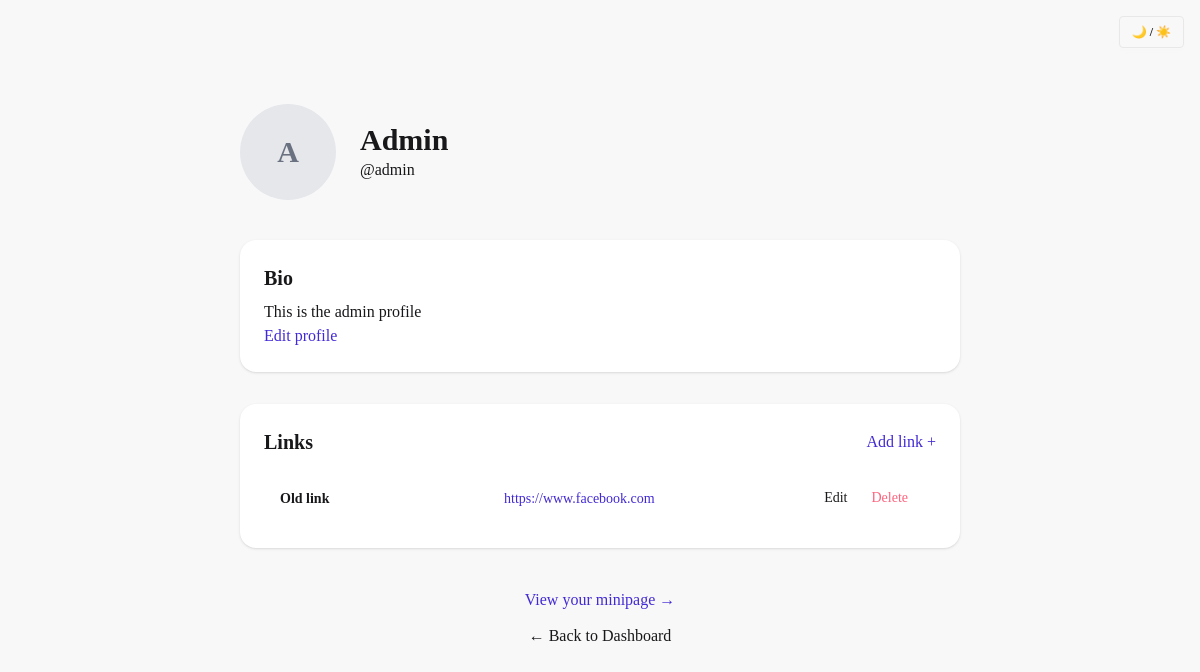
Screenshot of /profile/1 (signed in) with the database file from the repository.
### profiles/models.py (models this page shows)
class Profile(models.Model):
    user = models.OneToOneField(User, on_delete=models.CASCADE, related_name='profile')
    profile_name = models.CharField(max_length=100)
    bio = models.TextField()
    avatar = models.ForeignKey(
        "Avatar",
        on_delete=models.SET_NULL,
        null=True,
        blank=True,
        related_name='selected_avatar',
    )
    theme = models.CharField(
    max_length=50,
    default="light",
    choices=[
        ("light", "Bright"),
        ("dark", "Night"),
        ("cupcake", "Cupcake"),
        ("forest", "Nature"),
        ("dracula", "Dracula"),
        ("cyberpunk", "Retro Wave"),
        ("synthwave", "Neon"),
        ("retro", "Vintage"),
    ],
    )

class Link(models.Model):
    profile = models.ForeignKey(Profile, on_delete=models.CASCADE, related_name='links')
    title = models.CharField(max_length=100)
    url = models.URLField()

### profiles/views.py (the view)
# urls.py: path('<int:profile_id>', views.profile_detail, name='profile_detail'),
@login_required
def profile_detail(request, profile_id):
    profile = get_object_or_404(Profile, pk=profile_id)
    links = profile.links.all()
    if profile.user == request.user:
        return render(request, 'profiles/profile_detail.html',
                      {'profile': profile, 'links': links})
    else:
        messages.warning(request, "You are not allowed to see this page.")
        return redirect('core:home')

### profiles/templates/profiles/profile_detail.html
{% extends 'core/base.html' %}
{% block content %}
<div class="max-w-3xl mx-auto px-6">
    <div class="flex items-center gap-6 mb-10">
        {% if profile.avatar %}
        <div class="">
        <img src="{{ profile.avatar.image.url }}" alt="Current avatar" class="w-24 h-24 rounded-full object-cover border" />
        </div>
        {% else %}
        <div class="w-24 h-24 bg-gray-200 rounded-full flex items-center justify-center text-3xl font-semibold text-gray-500">
            {{ profile.profile_name|first|upper }}
        </div>
        {% endif %}
        <div>
            <h1 class="text-3xl font-bold">{{ profile.profile_name }}</h1>
            <p class="text-base-content">@{{ profile.user.username }}</p>
        </div>
    </div>
    <div class="bg-base-100 p-6 rounded-2xl shadow mb-8">
        <h2 class="text-xl font-semibold mb-2">Bio</h2>
        <p class="text-base-content">{{ profile.bio|default:"No bio added yet." }}</p>
        <a href="{% url 'profiles:edit_profile' profile.id %}"
           class="link link-primary link-hover">
            Edit profile
        </a>
    </div>
    <div class="bg-base-100 p-6 rounded-2xl shadow mb-8">
        <div class="flex items-center justify-between mb-4">
            <h2 class="text-xl font-semibold">Links</h2>
            <a href="{% url 'profiles:add_link' profile.id %}"
               class="link link-primary link-hover">
                Add link +
            </a>
        </div>
    {% if links %}
    <table class="table table-fixed">
        <tbody hx-confirm="Delete this link?" hx-target="closest tr" hx-swap="outerHTML swap:.5s">
        {% for link in links %}
            <tr class="hover:bg-base-300 bg-base-100 p-2 mb-1 rounded-2xl transition">
                <td class="font-semibold truncate">{{ link.title }}</td>
                <td class="truncate">
                    <a href="{{ link.url }}" target="_blank" class="link link-primary link-hover">
                            {{ link.url }}
                    </a></td>
                <td class="flex justify-end">
                    <a href="{% url 'profiles:edit_link' profile.id link.id %}"
                       class="px-3 py-1 text-sm text-base-content hover:text-base-content/60 font-medium rounded-lg transition">
                        Edit
                    </a>
                    <button class="px-3 py-1 text-sm text-error hover:text-error/60 font-medium rounded-lg transition" hx-delete="{% url 'profiles:delete_link' profile.id link.id %}">
                      Delete
                    </button>
                </td>
            </tr>
        {% endfor %}
        </tbody>
    </table>
        {% else %}
            <p class="text-gray-600">No links added yet.</p>
    {% endif %}
    </div>
<div class="flex flex-col items-center gap-3 mt-10">
    <a href="{% url 'core:minipage' profile.user.username %}"
       class="link link-primary link-hover">
        View your minipage →
    </a>
    <a href="{% url 'core:home' %}"
       class="link text-base-content hover:text-base-content/70 link-hover">
        ← Back to Dashboard
    </a>
</div>
</div>
{% endblock %}

### rows the page displays
Profile: profile_name|first "A", profile_name "Admin", user.username "admin", bio "This is the admin profile"
Link: title "Old link", url "https://www.facebook.com"
